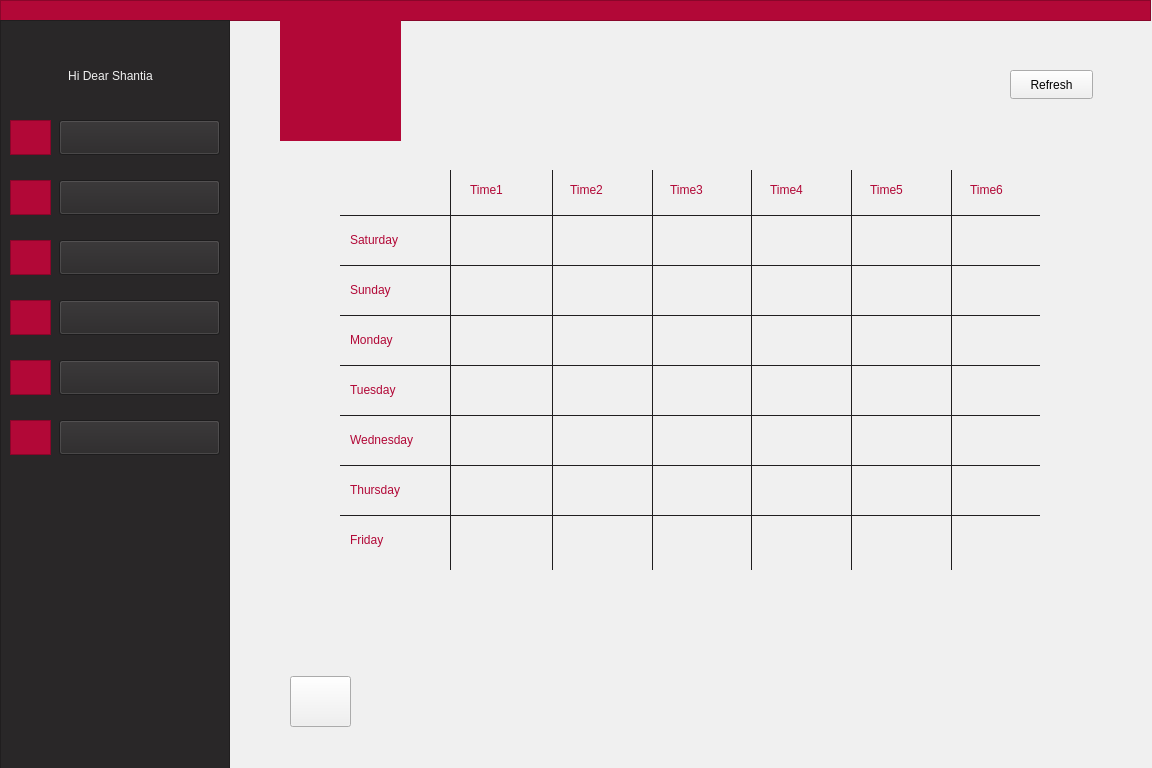
<?xml version="1.0" encoding="UTF-8"?>
<ui version="4.0">
 <class>teacherWeeklySchedule</class>
 <widget class="QWidget" name="teacherWeeklySchedule">
  <property name="geometry">
   <rect>
    <x>0</x>
    <y>0</y>
    <width>1152</width>
    <height>768</height>
   </rect>
  </property>
  <property name="minimumSize">
   <size>
    <width>1152</width>
    <height>768</height>
   </size>
  </property>
  <property name="windowTitle">
   <string>Form</string>
  </property>
  <property name="styleSheet">
   <string notr="true">background-color: rgb(240, 240, 240);</string>
  </property>
  <widget class="QLabel" name="r4c1">
   <property name="geometry">
    <rect>
     <x>570</x>
     <y>430</y>
     <width>63</width>
     <height>20</height>
    </rect>
   </property>
   <property name="styleSheet">
    <string notr="true">color: rgb(41, 39, 40);
font: 9pt &quot;Montserrat&quot;;</string>
   </property>
   <property name="text">
    <string/>
   </property>
  </widget>
  <widget class="QLabel" name="r2c1">
   <property name="geometry">
    <rect>
     <x>570</x>
     <y>330</y>
     <width>63</width>
     <height>20</height>
    </rect>
   </property>
   <property name="styleSheet">
    <string notr="true">color: rgb(41, 39, 40);
font: 9pt &quot;Montserrat&quot;;</string>
   </property>
   <property name="text">
    <string/>
   </property>
  </widget>
  <widget class="QLabel" name="r6c3">
   <property name="geometry">
    <rect>
     <x>770</x>
     <y>530</y>
     <width>63</width>
     <height>20</height>
    </rect>
   </property>
   <property name="styleSheet">
    <string notr="true">color: rgb(41, 39, 40);
font: 9pt &quot;Montserrat&quot;;</string>
   </property>
   <property name="text">
    <string/>
   </property>
  </widget>
  <widget class="QLabel" name="r2c5">
   <property name="geometry">
    <rect>
     <x>970</x>
     <y>330</y>
     <width>63</width>
     <height>20</height>
    </rect>
   </property>
   <property name="styleSheet">
    <string notr="true">color: rgb(41, 39, 40);
font: 9pt &quot;Montserrat&quot;;</string>
   </property>
   <property name="text">
    <string/>
   </property>
  </widget>
  <widget class="QLabel" name="r5c1">
   <property name="geometry">
    <rect>
     <x>570</x>
     <y>480</y>
     <width>63</width>
     <height>20</height>
    </rect>
   </property>
   <property name="styleSheet">
    <string notr="true">color: rgb(41, 39, 40);
font: 9pt &quot;Montserrat&quot;;</string>
   </property>
   <property name="text">
    <string/>
   </property>
  </widget>
  <widget class="QLabel" name="r1c3">
   <property name="geometry">
    <rect>
     <x>770</x>
     <y>280</y>
     <width>63</width>
     <height>20</height>
    </rect>
   </property>
   <property name="styleSheet">
    <string notr="true">color: rgb(41, 39, 40);
font: 9pt &quot;Montserrat&quot;;</string>
   </property>
   <property name="text">
    <string/>
   </property>
  </widget>
  <widget class="QLabel" name="r5c0">
   <property name="geometry">
    <rect>
     <x>470</x>
     <y>480</y>
     <width>63</width>
     <height>20</height>
    </rect>
   </property>
   <property name="styleSheet">
    <string notr="true">color: rgb(41, 39, 40);
font: 9pt &quot;Montserrat&quot;;</string>
   </property>
   <property name="text">
    <string/>
   </property>
  </widget>
  <widget class="QLabel" name="r0c0">
   <property name="geometry">
    <rect>
     <x>470</x>
     <y>230</y>
     <width>63</width>
     <height>20</height>
    </rect>
   </property>
   <property name="styleSheet">
    <string notr="true">color: rgb(41, 39, 40);
font: 9pt &quot;Montserrat&quot;;</string>
   </property>
   <property name="text">
    <string/>
   </property>
  </widget>
  <widget class="QPushButton" name="backToMenu">
   <property name="geometry">
    <rect>
     <x>290</x>
     <y>676</y>
     <width>61</width>
     <height>51</height>
    </rect>
   </property>
   <property name="text">
    <string/>
   </property>
  </widget>
  <widget class="QLabel" name="r2c3">
   <property name="geometry">
    <rect>
     <x>770</x>
     <y>330</y>
     <width>63</width>
     <height>20</height>
    </rect>
   </property>
   <property name="styleSheet">
    <string notr="true">color: rgb(41, 39, 40);
font: 9pt &quot;Montserrat&quot;;</string>
   </property>
   <property name="text">
    <string/>
   </property>
  </widget>
  <widget class="QLabel" name="r4c0">
   <property name="geometry">
    <rect>
     <x>470</x>
     <y>430</y>
     <width>63</width>
     <height>20</height>
    </rect>
   </property>
   <property name="styleSheet">
    <string notr="true">color: rgb(41, 39, 40);
font: 9pt &quot;Montserrat&quot;;</string>
   </property>
   <property name="text">
    <string/>
   </property>
  </widget>
  <widget class="QLabel" name="r0c4">
   <property name="geometry">
    <rect>
     <x>870</x>
     <y>230</y>
     <width>63</width>
     <height>20</height>
    </rect>
   </property>
   <property name="styleSheet">
    <string notr="true">color: rgb(41, 39, 40);
font: 9pt &quot;Montserrat&quot;;</string>
   </property>
   <property name="text">
    <string/>
   </property>
  </widget>
  <widget class="QLabel" name="r6c0">
   <property name="geometry">
    <rect>
     <x>470</x>
     <y>530</y>
     <width>63</width>
     <height>20</height>
    </rect>
   </property>
   <property name="styleSheet">
    <string notr="true">color: rgb(41, 39, 40);
font: 9pt &quot;Montserrat&quot;;</string>
   </property>
   <property name="text">
    <string/>
   </property>
  </widget>
  <widget class="QFrame" name="frame_15">
   <property name="geometry">
    <rect>
     <x>340</x>
     <y>415</y>
     <width>700</width>
     <height>1</height>
    </rect>
   </property>
   <property name="styleSheet">
    <string notr="true">background-color: rgb(41, 39, 40);
border-color: rgb(41, 39, 40);</string>
   </property>
   <property name="frameShape">
    <enum>QFrame::StyledPanel</enum>
   </property>
   <property name="frameShadow">
    <enum>QFrame::Raised</enum>
   </property>
  </widget>
  <widget class="QLabel" name="Monday">
   <property name="geometry">
    <rect>
     <x>350</x>
     <y>330</y>
     <width>80</width>
     <height>20</height>
    </rect>
   </property>
   <property name="styleSheet">
    <string notr="true">font: 9pt &quot;Montserrat&quot;;
color: rgb(178, 8, 55);</string>
   </property>
   <property name="text">
    <string>Monday</string>
   </property>
  </widget>
  <widget class="QLabel" name="r3c0">
   <property name="geometry">
    <rect>
     <x>470</x>
     <y>380</y>
     <width>63</width>
     <height>20</height>
    </rect>
   </property>
   <property name="styleSheet">
    <string notr="true">color: rgb(41, 39, 40);
font: 9pt &quot;Montserrat&quot;;</string>
   </property>
   <property name="text">
    <string/>
   </property>
  </widget>
  <widget class="QFrame" name="frame_16">
   <property name="geometry">
    <rect>
     <x>340</x>
     <y>465</y>
     <width>700</width>
     <height>1</height>
    </rect>
   </property>
   <property name="styleSheet">
    <string notr="true">background-color: rgb(41, 39, 40);
border-color: rgb(41, 39, 40);</string>
   </property>
   <property name="frameShape">
    <enum>QFrame::StyledPanel</enum>
   </property>
   <property name="frameShadow">
    <enum>QFrame::Raised</enum>
   </property>
  </widget>
  <widget class="QLabel" name="r5c3">
   <property name="geometry">
    <rect>
     <x>770</x>
     <y>480</y>
     <width>63</width>
     <height>20</height>
    </rect>
   </property>
   <property name="styleSheet">
    <string notr="true">color: rgb(41, 39, 40);
font: 9pt &quot;Montserrat&quot;;</string>
   </property>
   <property name="text">
    <string/>
   </property>
  </widget>
  <widget class="QLabel" name="r4c4">
   <property name="geometry">
    <rect>
     <x>870</x>
     <y>430</y>
     <width>63</width>
     <height>20</height>
    </rect>
   </property>
   <property name="styleSheet">
    <string notr="true">color: rgb(41, 39, 40);
font: 9pt &quot;Montserrat&quot;;</string>
   </property>
   <property name="text">
    <string/>
   </property>
  </widget>
  <widget class="QLabel" name="r1c4">
   <property name="geometry">
    <rect>
     <x>870</x>
     <y>280</y>
     <width>63</width>
     <height>20</height>
    </rect>
   </property>
   <property name="styleSheet">
    <string notr="true">color: rgb(41, 39, 40);
font: 9pt &quot;Montserrat&quot;;</string>
   </property>
   <property name="text">
    <string/>
   </property>
  </widget>
  <widget class="QLabel" name="r6c4">
   <property name="geometry">
    <rect>
     <x>870</x>
     <y>530</y>
     <width>63</width>
     <height>20</height>
    </rect>
   </property>
   <property name="styleSheet">
    <string notr="true">color: rgb(41, 39, 40);
font: 9pt &quot;Montserrat&quot;;</string>
   </property>
   <property name="text">
    <string/>
   </property>
  </widget>
  <widget class="QLabel" name="Sunday">
   <property name="geometry">
    <rect>
     <x>350</x>
     <y>280</y>
     <width>80</width>
     <height>20</height>
    </rect>
   </property>
   <property name="styleSheet">
    <string notr="true">font: 9pt &quot;Montserrat&quot;;
color: rgb(178, 8, 55);</string>
   </property>
   <property name="text">
    <string>Sunday</string>
   </property>
  </widget>
  <widget class="QLabel" name="r3c4">
   <property name="geometry">
    <rect>
     <x>870</x>
     <y>380</y>
     <width>63</width>
     <height>20</height>
    </rect>
   </property>
   <property name="styleSheet">
    <string notr="true">color: rgb(41, 39, 40);
font: 9pt &quot;Montserrat&quot;;</string>
   </property>
   <property name="text">
    <string/>
   </property>
  </widget>
  <widget class="QLabel" name="Time4">
   <property name="geometry">
    <rect>
     <x>770</x>
     <y>180</y>
     <width>63</width>
     <height>20</height>
    </rect>
   </property>
   <property name="styleSheet">
    <string notr="true">font: 9pt &quot;Montserrat&quot;;
color: rgb(178, 8, 55);</string>
   </property>
   <property name="text">
    <string>Time4</string>
   </property>
  </widget>
  <widget class="QLabel" name="label_9">
   <property name="geometry">
    <rect>
     <x>285</x>
     <y>20</y>
     <width>111</width>
     <height>111</height>
    </rect>
   </property>
   <property name="styleSheet">
    <string notr="true">background-color: rgb(178, 8, 55);</string>
   </property>
   <property name="text">
    <string/>
   </property>
   <property name="pixmap">
    <pixmap resource="pictures.qrc">:/logo/filename.jpg</pixmap>
   </property>
   <property name="scaledContents">
    <bool>true</bool>
   </property>
  </widget>
  <widget class="QFrame" name="frame_11">
   <property name="geometry">
    <rect>
     <x>951</x>
     <y>170</y>
     <width>1</width>
     <height>400</height>
    </rect>
   </property>
   <property name="styleSheet">
    <string notr="true">background-color: rgb(41, 39, 40);
border-color: rgb(41, 39, 40);</string>
   </property>
   <property name="frameShape">
    <enum>QFrame::StyledPanel</enum>
   </property>
   <property name="frameShadow">
    <enum>QFrame::Raised</enum>
   </property>
  </widget>
  <widget class="QLabel" name="r1c1">
   <property name="geometry">
    <rect>
     <x>570</x>
     <y>280</y>
     <width>63</width>
     <height>20</height>
    </rect>
   </property>
   <property name="styleSheet">
    <string notr="true">color: rgb(41, 39, 40);
font: 9pt &quot;Montserrat&quot;;</string>
   </property>
   <property name="text">
    <string/>
   </property>
  </widget>
  <widget class="QLabel" name="Time1">
   <property name="geometry">
    <rect>
     <x>470</x>
     <y>180</y>
     <width>63</width>
     <height>20</height>
    </rect>
   </property>
   <property name="styleSheet">
    <string notr="true">font: 9pt &quot;Montserrat&quot;;
color: rgb(178, 8, 55);</string>
   </property>
   <property name="text">
    <string>Time1</string>
   </property>
  </widget>
  <widget class="QLabel" name="r4c2">
   <property name="geometry">
    <rect>
     <x>670</x>
     <y>430</y>
     <width>63</width>
     <height>20</height>
    </rect>
   </property>
   <property name="styleSheet">
    <string notr="true">color: rgb(41, 39, 40);
font: 9pt &quot;Montserrat&quot;;</string>
   </property>
   <property name="text">
    <string/>
   </property>
  </widget>
  <widget class="QFrame" name="frame">
   <property name="geometry">
    <rect>
     <x>0</x>
     <y>0</y>
     <width>1151</width>
     <height>21</height>
    </rect>
   </property>
   <property name="styleSheet">
    <string notr="true">background-color: rgb(178, 8, 55);
border-color: rgb(178, 8, 55);</string>
   </property>
   <property name="frameShape">
    <enum>QFrame::StyledPanel</enum>
   </property>
   <property name="frameShadow">
    <enum>QFrame::Raised</enum>
   </property>
  </widget>
  <widget class="QFrame" name="frame_17">
   <property name="geometry">
    <rect>
     <x>340</x>
     <y>515</y>
     <width>700</width>
     <height>1</height>
    </rect>
   </property>
   <property name="styleSheet">
    <string notr="true">background-color: rgb(41, 39, 40);
border-color: rgb(41, 39, 40);</string>
   </property>
   <property name="frameShape">
    <enum>QFrame::StyledPanel</enum>
   </property>
   <property name="frameShadow">
    <enum>QFrame::Raised</enum>
   </property>
  </widget>
  <widget class="QLabel" name="r1c2">
   <property name="geometry">
    <rect>
     <x>670</x>
     <y>280</y>
     <width>63</width>
     <height>20</height>
    </rect>
   </property>
   <property name="styleSheet">
    <string notr="true">color: rgb(41, 39, 40);
font: 9pt &quot;Montserrat&quot;;</string>
   </property>
   <property name="text">
    <string/>
   </property>
  </widget>
  <widget class="QLabel" name="r3c1">
   <property name="geometry">
    <rect>
     <x>570</x>
     <y>380</y>
     <width>63</width>
     <height>20</height>
    </rect>
   </property>
   <property name="styleSheet">
    <string notr="true">color: rgb(41, 39, 40);
font: 9pt &quot;Montserrat&quot;;</string>
   </property>
   <property name="text">
    <string/>
   </property>
  </widget>
  <widget class="QLabel" name="Time2">
   <property name="geometry">
    <rect>
     <x>570</x>
     <y>180</y>
     <width>63</width>
     <height>20</height>
    </rect>
   </property>
   <property name="styleSheet">
    <string notr="true">font: 9pt &quot;Montserrat&quot;;
color: rgb(178, 8, 55);</string>
   </property>
   <property name="text">
    <string>Time2</string>
   </property>
  </widget>
  <widget class="QLabel" name="Tuesday">
   <property name="geometry">
    <rect>
     <x>350</x>
     <y>380</y>
     <width>80</width>
     <height>20</height>
    </rect>
   </property>
   <property name="styleSheet">
    <string notr="true">font: 9pt &quot;Montserrat&quot;;
color: rgb(178, 8, 55);</string>
   </property>
   <property name="text">
    <string>Tuesday</string>
   </property>
  </widget>
  <widget class="QLabel" name="r2c2">
   <property name="geometry">
    <rect>
     <x>670</x>
     <y>330</y>
     <width>63</width>
     <height>20</height>
    </rect>
   </property>
   <property name="styleSheet">
    <string notr="true">color: rgb(41, 39, 40);
font: 9pt &quot;Montserrat&quot;;</string>
   </property>
   <property name="text">
    <string/>
   </property>
  </widget>
  <widget class="QFrame" name="frame_8">
   <property name="geometry">
    <rect>
     <x>652</x>
     <y>170</y>
     <width>1</width>
     <height>400</height>
    </rect>
   </property>
   <property name="styleSheet">
    <string notr="true">background-color: rgb(41, 39, 40);
border-color: rgb(41, 39, 40);</string>
   </property>
   <property name="frameShape">
    <enum>QFrame::StyledPanel</enum>
   </property>
   <property name="frameShadow">
    <enum>QFrame::Raised</enum>
   </property>
  </widget>
  <widget class="QLabel" name="r5c5">
   <property name="geometry">
    <rect>
     <x>970</x>
     <y>480</y>
     <width>63</width>
     <height>20</height>
    </rect>
   </property>
   <property name="styleSheet">
    <string notr="true">color: rgb(41, 39, 40);
font: 9pt &quot;Montserrat&quot;;</string>
   </property>
   <property name="text">
    <string/>
   </property>
  </widget>
  <widget class="QLabel" name="Friday">
   <property name="geometry">
    <rect>
     <x>350</x>
     <y>530</y>
     <width>80</width>
     <height>20</height>
    </rect>
   </property>
   <property name="styleSheet">
    <string notr="true">font: 9pt &quot;Montserrat&quot;;
color: rgb(178, 8, 55);</string>
   </property>
   <property name="text">
    <string>Friday</string>
   </property>
  </widget>
  <widget class="QLabel" name="r2c4">
   <property name="geometry">
    <rect>
     <x>870</x>
     <y>330</y>
     <width>63</width>
     <height>20</height>
    </rect>
   </property>
   <property name="styleSheet">
    <string notr="true">color: rgb(41, 39, 40);
font: 9pt &quot;Montserrat&quot;;</string>
   </property>
   <property name="text">
    <string/>
   </property>
  </widget>
  <widget class="QLabel" name="Time5">
   <property name="geometry">
    <rect>
     <x>870</x>
     <y>180</y>
     <width>63</width>
     <height>20</height>
    </rect>
   </property>
   <property name="styleSheet">
    <string notr="true">font: 9pt &quot;Montserrat&quot;;
color: rgb(178, 8, 55);</string>
   </property>
   <property name="text">
    <string>Time5</string>
   </property>
  </widget>
  <widget class="QLabel" name="r3c2">
   <property name="geometry">
    <rect>
     <x>670</x>
     <y>380</y>
     <width>63</width>
     <height>20</height>
    </rect>
   </property>
   <property name="styleSheet">
    <string notr="true">color: rgb(41, 39, 40);
font: 9pt &quot;Montserrat&quot;;</string>
   </property>
   <property name="text">
    <string/>
   </property>
  </widget>
  <widget class="QLabel" name="r5c4">
   <property name="geometry">
    <rect>
     <x>870</x>
     <y>480</y>
     <width>63</width>
     <height>20</height>
    </rect>
   </property>
   <property name="styleSheet">
    <string notr="true">color: rgb(41, 39, 40);
font: 9pt &quot;Montserrat&quot;;</string>
   </property>
   <property name="text">
    <string/>
   </property>
  </widget>
  <widget class="QFrame" name="frame_12">
   <property name="geometry">
    <rect>
     <x>340</x>
     <y>265</y>
     <width>700</width>
     <height>1</height>
    </rect>
   </property>
   <property name="styleSheet">
    <string notr="true">background-color: rgb(41, 39, 40);
border-color: rgb(41, 39, 40);</string>
   </property>
   <property name="frameShape">
    <enum>QFrame::StyledPanel</enum>
   </property>
   <property name="frameShadow">
    <enum>QFrame::Raised</enum>
   </property>
  </widget>
  <widget class="QFrame" name="frame_13">
   <property name="geometry">
    <rect>
     <x>340</x>
     <y>315</y>
     <width>700</width>
     <height>1</height>
    </rect>
   </property>
   <property name="styleSheet">
    <string notr="true">background-color: rgb(41, 39, 40);
border-color: rgb(41, 39, 40);</string>
   </property>
   <property name="frameShape">
    <enum>QFrame::StyledPanel</enum>
   </property>
   <property name="frameShadow">
    <enum>QFrame::Raised</enum>
   </property>
  </widget>
  <widget class="QLabel" name="Wednesday">
   <property name="geometry">
    <rect>
     <x>350</x>
     <y>430</y>
     <width>91</width>
     <height>20</height>
    </rect>
   </property>
   <property name="styleSheet">
    <string notr="true">font: 9pt &quot;Montserrat&quot;;
color: rgb(178, 8, 55);</string>
   </property>
   <property name="text">
    <string>Wednesday</string>
   </property>
  </widget>
  <widget class="QLabel" name="r0c1">
   <property name="geometry">
    <rect>
     <x>570</x>
     <y>230</y>
     <width>63</width>
     <height>20</height>
    </rect>
   </property>
   <property name="styleSheet">
    <string notr="true">color: rgb(41, 39, 40);
font: 9pt &quot;Montserrat&quot;;</string>
   </property>
   <property name="text">
    <string/>
   </property>
  </widget>
  <widget class="QLabel" name="r1c5">
   <property name="geometry">
    <rect>
     <x>970</x>
     <y>280</y>
     <width>63</width>
     <height>20</height>
    </rect>
   </property>
   <property name="styleSheet">
    <string notr="true">color: rgb(41, 39, 40);
font: 9pt &quot;Montserrat&quot;;</string>
   </property>
   <property name="text">
    <string/>
   </property>
  </widget>
  <widget class="QFrame" name="frame_9">
   <property name="geometry">
    <rect>
     <x>751</x>
     <y>170</y>
     <width>1</width>
     <height>400</height>
    </rect>
   </property>
   <property name="styleSheet">
    <string notr="true">background-color: rgb(41, 39, 40);
border-color: rgb(41, 39, 40);</string>
   </property>
   <property name="frameShape">
    <enum>QFrame::StyledPanel</enum>
   </property>
   <property name="frameShadow">
    <enum>QFrame::Raised</enum>
   </property>
  </widget>
  <widget class="QLabel" name="Saturday">
   <property name="geometry">
    <rect>
     <x>350</x>
     <y>230</y>
     <width>80</width>
     <height>20</height>
    </rect>
   </property>
   <property name="styleSheet">
    <string notr="true">font: 9pt &quot;Montserrat&quot;;
color: rgb(178, 8, 55);</string>
   </property>
   <property name="text">
    <string>Saturday</string>
   </property>
  </widget>
  <widget class="QLabel" name="r6c2">
   <property name="geometry">
    <rect>
     <x>670</x>
     <y>530</y>
     <width>63</width>
     <height>20</height>
    </rect>
   </property>
   <property name="styleSheet">
    <string notr="true">color: rgb(41, 39, 40);
font: 9pt &quot;Montserrat&quot;;</string>
   </property>
   <property name="text">
    <string/>
   </property>
  </widget>
  <widget class="QLabel" name="r0c2">
   <property name="geometry">
    <rect>
     <x>670</x>
     <y>230</y>
     <width>63</width>
     <height>20</height>
    </rect>
   </property>
   <property name="styleSheet">
    <string notr="true">color: rgb(41, 39, 40);
font: 9pt &quot;Montserrat&quot;;</string>
   </property>
   <property name="text">
    <string/>
   </property>
  </widget>
  <widget class="QLabel" name="r4c5">
   <property name="geometry">
    <rect>
     <x>970</x>
     <y>430</y>
     <width>63</width>
     <height>20</height>
    </rect>
   </property>
   <property name="styleSheet">
    <string notr="true">color: rgb(41, 39, 40);
font: 9pt &quot;Montserrat&quot;;</string>
   </property>
   <property name="text">
    <string/>
   </property>
  </widget>
  <widget class="QLabel" name="r0c3">
   <property name="geometry">
    <rect>
     <x>770</x>
     <y>230</y>
     <width>63</width>
     <height>20</height>
    </rect>
   </property>
   <property name="styleSheet">
    <string notr="true">color: rgb(41, 39, 40);
font: 9pt &quot;Montserrat&quot;;</string>
   </property>
   <property name="text">
    <string/>
   </property>
  </widget>
  <widget class="QLabel" name="Thursday">
   <property name="geometry">
    <rect>
     <x>350</x>
     <y>480</y>
     <width>80</width>
     <height>20</height>
    </rect>
   </property>
   <property name="styleSheet">
    <string notr="true">font: 9pt &quot;Montserrat&quot;;
color: rgb(178, 8, 55);</string>
   </property>
   <property name="text">
    <string>Thursday</string>
   </property>
  </widget>
  <widget class="QFrame" name="frame_18">
   <property name="geometry">
    <rect>
     <x>340</x>
     <y>215</y>
     <width>700</width>
     <height>1</height>
    </rect>
   </property>
   <property name="styleSheet">
    <string notr="true">background-color: rgb(41, 39, 40);
border-color: rgb(41, 39, 40);</string>
   </property>
   <property name="frameShape">
    <enum>QFrame::StyledPanel</enum>
   </property>
   <property name="frameShadow">
    <enum>QFrame::Raised</enum>
   </property>
  </widget>
  <widget class="QFrame" name="frame_19">
   <property name="geometry">
    <rect>
     <x>450</x>
     <y>170</y>
     <width>1</width>
     <height>400</height>
    </rect>
   </property>
   <property name="styleSheet">
    <string notr="true">background-color: rgb(41, 39, 40);
border-color: rgb(41, 39, 40);</string>
   </property>
   <property name="frameShape">
    <enum>QFrame::StyledPanel</enum>
   </property>
   <property name="frameShadow">
    <enum>QFrame::Raised</enum>
   </property>
  </widget>
  <widget class="QLabel" name="label">
   <property name="geometry">
    <rect>
     <x>280</x>
     <y>20</y>
     <width>121</width>
     <height>121</height>
    </rect>
   </property>
   <property name="styleSheet">
    <string notr="true">background-color: rgb(178, 8, 55);
border-color: rgb(178, 8, 55);
</string>
   </property>
   <property name="text">
    <string/>
   </property>
   <property name="pixmap">
    <pixmap>:/AjaxLogo/filename.jpg</pixmap>
   </property>
   <property name="scaledContents">
    <bool>true</bool>
   </property>
   <property name="alignment">
    <set>Qt::AlignCenter</set>
   </property>
  </widget>
  <widget class="QLabel" name="Time3">
   <property name="geometry">
    <rect>
     <x>670</x>
     <y>180</y>
     <width>63</width>
     <height>20</height>
    </rect>
   </property>
   <property name="styleSheet">
    <string notr="true">font: 9pt &quot;Montserrat&quot;;
color: rgb(178, 8, 55);</string>
   </property>
   <property name="text">
    <string>Time3</string>
   </property>
  </widget>
  <widget class="QFrame" name="frame_14">
   <property name="geometry">
    <rect>
     <x>340</x>
     <y>365</y>
     <width>700</width>
     <height>1</height>
    </rect>
   </property>
   <property name="styleSheet">
    <string notr="true">background-color: rgb(41, 39, 40);
border-color: rgb(41, 39, 40);</string>
   </property>
   <property name="frameShape">
    <enum>QFrame::StyledPanel</enum>
   </property>
   <property name="frameShadow">
    <enum>QFrame::Raised</enum>
   </property>
  </widget>
  <widget class="QLabel" name="Time6">
   <property name="geometry">
    <rect>
     <x>970</x>
     <y>180</y>
     <width>63</width>
     <height>20</height>
    </rect>
   </property>
   <property name="styleSheet">
    <string notr="true">font: 9pt &quot;Montserrat&quot;;
color: rgb(178, 8, 55);</string>
   </property>
   <property name="text">
    <string>Time6</string>
   </property>
  </widget>
  <widget class="QLabel" name="r3c3">
   <property name="geometry">
    <rect>
     <x>770</x>
     <y>380</y>
     <width>63</width>
     <height>20</height>
    </rect>
   </property>
   <property name="styleSheet">
    <string notr="true">color: rgb(41, 39, 40);
font: 9pt &quot;Montserrat&quot;;</string>
   </property>
   <property name="text">
    <string/>
   </property>
  </widget>
  <widget class="QLabel" name="r0c5">
   <property name="geometry">
    <rect>
     <x>970</x>
     <y>230</y>
     <width>63</width>
     <height>20</height>
    </rect>
   </property>
   <property name="styleSheet">
    <string notr="true">color: rgb(41, 39, 40);
font: 9pt &quot;Montserrat&quot;;</string>
   </property>
   <property name="text">
    <string/>
   </property>
  </widget>
  <widget class="QLabel" name="r6c5">
   <property name="geometry">
    <rect>
     <x>970</x>
     <y>530</y>
     <width>63</width>
     <height>20</height>
    </rect>
   </property>
   <property name="styleSheet">
    <string notr="true">color: rgb(41, 39, 40);
font: 9pt &quot;Montserrat&quot;;</string>
   </property>
   <property name="text">
    <string/>
   </property>
  </widget>
  <widget class="QLabel" name="r5c2">
   <property name="geometry">
    <rect>
     <x>670</x>
     <y>480</y>
     <width>63</width>
     <height>20</height>
    </rect>
   </property>
   <property name="styleSheet">
    <string notr="true">color: rgb(41, 39, 40);
font: 9pt &quot;Montserrat&quot;;</string>
   </property>
   <property name="text">
    <string/>
   </property>
  </widget>
  <widget class="QLabel" name="r3c5">
   <property name="geometry">
    <rect>
     <x>970</x>
     <y>380</y>
     <width>63</width>
     <height>20</height>
    </rect>
   </property>
   <property name="styleSheet">
    <string notr="true">color: rgb(41, 39, 40);
font: 9pt &quot;Montserrat&quot;;</string>
   </property>
   <property name="text">
    <string/>
   </property>
  </widget>
  <widget class="QFrame" name="frame_4">
   <property name="geometry">
    <rect>
     <x>552</x>
     <y>170</y>
     <width>1</width>
     <height>400</height>
    </rect>
   </property>
   <property name="styleSheet">
    <string notr="true">background-color: rgb(41, 39, 40);
border-color: rgb(41, 39, 40);</string>
   </property>
   <property name="frameShape">
    <enum>QFrame::StyledPanel</enum>
   </property>
   <property name="frameShadow">
    <enum>QFrame::Raised</enum>
   </property>
  </widget>
  <widget class="QLabel" name="label_16">
   <property name="geometry">
    <rect>
     <x>290</x>
     <y>676</y>
     <width>41</width>
     <height>46</height>
    </rect>
   </property>
   <property name="text">
    <string/>
   </property>
   <property name="pixmap">
    <pixmap resource="arrowIcon.qrc">:/new/prefix1/icons8-left-arrow-50.png</pixmap>
   </property>
   <property name="scaledContents">
    <bool>true</bool>
   </property>
  </widget>
  <widget class="QLabel" name="r2c0">
   <property name="geometry">
    <rect>
     <x>470</x>
     <y>330</y>
     <width>63</width>
     <height>20</height>
    </rect>
   </property>
   <property name="styleSheet">
    <string notr="true">color: rgb(41, 39, 40);
font: 9pt &quot;Montserrat&quot;;</string>
   </property>
   <property name="text">
    <string/>
   </property>
  </widget>
  <widget class="QFrame" name="frame_10">
   <property name="geometry">
    <rect>
     <x>851</x>
     <y>170</y>
     <width>1</width>
     <height>400</height>
    </rect>
   </property>
   <property name="styleSheet">
    <string notr="true">background-color: rgb(41, 39, 40);
border-color: rgb(41, 39, 40);</string>
   </property>
   <property name="frameShape">
    <enum>QFrame::StyledPanel</enum>
   </property>
   <property name="frameShadow">
    <enum>QFrame::Raised</enum>
   </property>
  </widget>
  <widget class="QLabel" name="r6c1">
   <property name="geometry">
    <rect>
     <x>570</x>
     <y>530</y>
     <width>63</width>
     <height>20</height>
    </rect>
   </property>
   <property name="styleSheet">
    <string notr="true">color: rgb(41, 39, 40);
font: 9pt &quot;Montserrat&quot;;</string>
   </property>
   <property name="text">
    <string/>
   </property>
  </widget>
  <widget class="QLabel" name="r1c0">
   <property name="geometry">
    <rect>
     <x>470</x>
     <y>280</y>
     <width>63</width>
     <height>20</height>
    </rect>
   </property>
   <property name="styleSheet">
    <string notr="true">color: rgb(41, 39, 40);
font: 9pt &quot;Montserrat&quot;;</string>
   </property>
   <property name="text">
    <string/>
   </property>
  </widget>
  <widget class="QLabel" name="r4c3">
   <property name="geometry">
    <rect>
     <x>770</x>
     <y>430</y>
     <width>63</width>
     <height>20</height>
    </rect>
   </property>
   <property name="styleSheet">
    <string notr="true">color: rgb(41, 39, 40);
font: 9pt &quot;Montserrat&quot;;</string>
   </property>
   <property name="text">
    <string/>
   </property>
  </widget>
  <widget class="QFrame" name="frame_2">
   <property name="geometry">
    <rect>
     <x>0</x>
     <y>20</y>
     <width>230</width>
     <height>768</height>
    </rect>
   </property>
   <property name="styleSheet">
    <string notr="true">background-color: rgb(41, 39, 40);
border-color: rgb(41, 39, 40);</string>
   </property>
   <property name="frameShape">
    <enum>QFrame::StyledPanel</enum>
   </property>
   <property name="frameShadow">
    <enum>QFrame::Raised</enum>
   </property>
   <widget class="QPushButton" name="pushButton_7">
    <property name="geometry">
     <rect>
      <x>59</x>
      <y>100</y>
      <width>161</width>
      <height>35</height>
     </rect>
    </property>
    <property name="styleSheet">
     <string notr="true">font: 11pt &quot;Montserrat&quot;;
</string>
    </property>
    <property name="text">
     <string/>
    </property>
   </widget>
   <widget class="QPushButton" name="pushButton_8">
    <property name="geometry">
     <rect>
      <x>59</x>
      <y>160</y>
      <width>161</width>
      <height>35</height>
     </rect>
    </property>
    <property name="styleSheet">
     <string notr="true">font: 11pt &quot;Montserrat&quot;;
</string>
    </property>
    <property name="text">
     <string/>
    </property>
   </widget>
   <widget class="QPushButton" name="pushButton_9">
    <property name="geometry">
     <rect>
      <x>59</x>
      <y>220</y>
      <width>161</width>
      <height>35</height>
     </rect>
    </property>
    <property name="styleSheet">
     <string notr="true">font: 11pt &quot;Montserrat&quot;;
</string>
    </property>
    <property name="text">
     <string/>
    </property>
   </widget>
   <widget class="QPushButton" name="pushButton_10">
    <property name="geometry">
     <rect>
      <x>59</x>
      <y>280</y>
      <width>161</width>
      <height>35</height>
     </rect>
    </property>
    <property name="styleSheet">
     <string notr="true">font: 11pt &quot;Montserrat&quot;;
</string>
    </property>
    <property name="text">
     <string/>
    </property>
   </widget>
   <widget class="QPushButton" name="pushButton_11">
    <property name="geometry">
     <rect>
      <x>59</x>
      <y>340</y>
      <width>161</width>
      <height>35</height>
     </rect>
    </property>
    <property name="styleSheet">
     <string notr="true">font: 11pt &quot;Montserrat&quot;;
</string>
    </property>
    <property name="text">
     <string/>
    </property>
   </widget>
   <widget class="QPushButton" name="pushButton_12">
    <property name="geometry">
     <rect>
      <x>59</x>
      <y>400</y>
      <width>161</width>
      <height>35</height>
     </rect>
    </property>
    <property name="styleSheet">
     <string notr="true">font: 11pt &quot;Montserrat&quot;;
</string>
    </property>
    <property name="text">
     <string/>
    </property>
   </widget>
   <widget class="QFrame" name="frame_5">
    <property name="geometry">
     <rect>
      <x>10</x>
      <y>100</y>
      <width>41</width>
      <height>35</height>
     </rect>
    </property>
    <property name="styleSheet">
     <string notr="true">background-color: rgb(178, 8, 55);
border-color: rgb(178, 8, 55);</string>
    </property>
    <property name="frameShape">
     <enum>QFrame::StyledPanel</enum>
    </property>
    <property name="frameShadow">
     <enum>QFrame::Raised</enum>
    </property>
    <widget class="QLabel" name="label_25">
     <property name="geometry">
      <rect>
       <x>5</x>
       <y>2</y>
       <width>31</width>
       <height>31</height>
      </rect>
     </property>
     <property name="styleSheet">
      <string notr="true"/>
     </property>
     <property name="text">
      <string/>
     </property>
     <property name="pixmap">
      <pixmap resource="icon.qrc">:/icon/profile.png</pixmap>
     </property>
     <property name="scaledContents">
      <bool>true</bool>
     </property>
    </widget>
   </widget>
   <widget class="QFrame" name="frame_20">
    <property name="geometry">
     <rect>
      <x>10</x>
      <y>160</y>
      <width>41</width>
      <height>35</height>
     </rect>
    </property>
    <property name="cursor">
     <cursorShape>ArrowCursor</cursorShape>
    </property>
    <property name="styleSheet">
     <string notr="true">background-color: rgb(178, 8, 55);
border-color: rgb(178, 8, 55);</string>
    </property>
    <property name="frameShape">
     <enum>QFrame::StyledPanel</enum>
    </property>
    <property name="frameShadow">
     <enum>QFrame::Raised</enum>
    </property>
    <widget class="QLabel" name="label_26">
     <property name="geometry">
      <rect>
       <x>5</x>
       <y>2</y>
       <width>31</width>
       <height>31</height>
      </rect>
     </property>
     <property name="text">
      <string/>
     </property>
     <property name="pixmap">
      <pixmap resource="icon.qrc">:/icon/message.png</pixmap>
     </property>
     <property name="scaledContents">
      <bool>true</bool>
     </property>
    </widget>
   </widget>
   <widget class="QFrame" name="frame_21">
    <property name="geometry">
     <rect>
      <x>10</x>
      <y>220</y>
      <width>41</width>
      <height>35</height>
     </rect>
    </property>
    <property name="styleSheet">
     <string notr="true">background-color: rgb(178, 8, 55);
border-color: rgb(178, 8, 55);</string>
    </property>
    <property name="frameShape">
     <enum>QFrame::StyledPanel</enum>
    </property>
    <property name="frameShadow">
     <enum>QFrame::Raised</enum>
    </property>
    <widget class="QLabel" name="label_17">
     <property name="geometry">
      <rect>
       <x>5</x>
       <y>2</y>
       <width>31</width>
       <height>31</height>
      </rect>
     </property>
     <property name="text">
      <string/>
     </property>
     <property name="pixmap">
      <pixmap resource="icon.qrc">:/icon/information.png</pixmap>
     </property>
     <property name="scaledContents">
      <bool>true</bool>
     </property>
    </widget>
   </widget>
   <widget class="QFrame" name="frame_22">
    <property name="geometry">
     <rect>
      <x>10</x>
      <y>280</y>
      <width>41</width>
      <height>35</height>
     </rect>
    </property>
    <property name="styleSheet">
     <string notr="true">background-color: rgb(178, 8, 55);
border-color: rgb(178, 8, 55);</string>
    </property>
    <property name="frameShape">
     <enum>QFrame::StyledPanel</enum>
    </property>
    <property name="frameShadow">
     <enum>QFrame::Raised</enum>
    </property>
    <widget class="QLabel" name="label_27">
     <property name="geometry">
      <rect>
       <x>5</x>
       <y>2</y>
       <width>31</width>
       <height>31</height>
      </rect>
     </property>
     <property name="text">
      <string/>
     </property>
     <property name="pixmap">
      <pixmap resource="icon.qrc">:/icon/upload-mail.png</pixmap>
     </property>
     <property name="scaledContents">
      <bool>true</bool>
     </property>
    </widget>
   </widget>
   <widget class="QFrame" name="frame_23">
    <property name="geometry">
     <rect>
      <x>10</x>
      <y>340</y>
      <width>41</width>
      <height>35</height>
     </rect>
    </property>
    <property name="styleSheet">
     <string notr="true">background-color: rgb(178, 8, 55);
border-color: rgb(178, 8, 55);</string>
    </property>
    <property name="frameShape">
     <enum>QFrame::StyledPanel</enum>
    </property>
    <property name="frameShadow">
     <enum>QFrame::Raised</enum>
    </property>
    <widget class="QLabel" name="label_20">
     <property name="geometry">
      <rect>
       <x>5</x>
       <y>2</y>
       <width>31</width>
       <height>31</height>
      </rect>
     </property>
     <property name="text">
      <string/>
     </property>
     <property name="pixmap">
      <pixmap resource="icon.qrc">:/icon/schedule.png</pixmap>
     </property>
     <property name="scaledContents">
      <bool>true</bool>
     </property>
    </widget>
   </widget>
   <widget class="QFrame" name="frame_24">
    <property name="geometry">
     <rect>
      <x>10</x>
      <y>400</y>
      <width>41</width>
      <height>35</height>
     </rect>
    </property>
    <property name="styleSheet">
     <string notr="true">background-color: rgb(178, 8, 55);
border-color: rgb(178, 8, 55);</string>
    </property>
    <property name="frameShape">
     <enum>QFrame::StyledPanel</enum>
    </property>
    <property name="frameShadow">
     <enum>QFrame::Raised</enum>
    </property>
    <widget class="QLabel" name="label_28">
     <property name="geometry">
      <rect>
       <x>5</x>
       <y>2</y>
       <width>31</width>
       <height>31</height>
      </rect>
     </property>
     <property name="text">
      <string/>
     </property>
     <property name="pixmap">
      <pixmap resource="second-icon.qrc">:/secong gr/scorecard.png</pixmap>
     </property>
     <property name="scaledContents">
      <bool>true</bool>
     </property>
    </widget>
   </widget>
   <widget class="QLabel" name="label_10">
    <property name="geometry">
     <rect>
      <x>20</x>
      <y>40</y>
      <width>181</width>
      <height>31</height>
     </rect>
    </property>
    <property name="styleSheet">
     <string notr="true">font: 11pt &quot;Montserrat&quot;;
color: rgb(240, 240, 240);</string>
    </property>
    <property name="text">
     <string>Hi Dear Shantia</string>
    </property>
    <property name="alignment">
     <set>Qt::AlignCenter</set>
    </property>
   </widget>
   <widget class="QLabel" name="label_22">
    <property name="geometry">
     <rect>
      <x>110</x>
      <y>100</y>
      <width>61</width>
      <height>30</height>
     </rect>
    </property>
    <property name="autoFillBackground">
     <bool>false</bool>
    </property>
    <property name="styleSheet">
     <string notr="true">font: 11pt &quot;Montserrat&quot;;
color: rgb(240, 240, 240);</string>
    </property>
    <property name="lineWidth">
     <number>0</number>
    </property>
    <property name="text">
     <string>Profile</string>
    </property>
    <property name="alignment">
     <set>Qt::AlignCenter</set>
    </property>
   </widget>
   <widget class="QLabel" name="label_23">
    <property name="geometry">
     <rect>
      <x>90</x>
      <y>160</y>
      <width>101</width>
      <height>30</height>
     </rect>
    </property>
    <property name="styleSheet">
     <string notr="true">font: 11pt &quot;Montserrat&quot;;
color: rgb(240, 240, 240);</string>
    </property>
    <property name="text">
     <string>Messages</string>
    </property>
    <property name="alignment">
     <set>Qt::AlignCenter</set>
    </property>
   </widget>
   <widget class="QLabel" name="label_24">
    <property name="geometry">
     <rect>
      <x>60</x>
      <y>220</y>
      <width>161</width>
      <height>30</height>
     </rect>
    </property>
    <property name="styleSheet">
     <string notr="true">font: 11pt &quot;Montserrat&quot;;
color: rgb(240, 240, 240);</string>
    </property>
    <property name="text">
     <string>Class Information</string>
    </property>
    <property name="alignment">
     <set>Qt::AlignCenter</set>
    </property>
   </widget>
   <widget class="QLabel" name="label_29">
    <property name="geometry">
     <rect>
      <x>70</x>
      <y>280</y>
      <width>141</width>
      <height>30</height>
     </rect>
    </property>
    <property name="styleSheet">
     <string notr="true">font: 11pt &quot;Montserrat&quot;;
color: rgb(240, 240, 240);</string>
    </property>
    <property name="text">
     <string>Send Assertion</string>
    </property>
    <property name="alignment">
     <set>Qt::AlignCenter</set>
    </property>
   </widget>
   <widget class="QLabel" name="label_30">
    <property name="geometry">
     <rect>
      <x>60</x>
      <y>340</y>
      <width>161</width>
      <height>30</height>
     </rect>
    </property>
    <property name="styleSheet">
     <string notr="true">font: 11pt &quot;Montserrat&quot;;
color: rgb(240, 240, 240);</string>
    </property>
    <property name="text">
     <string>Weekly Schedule</string>
    </property>
    <property name="alignment">
     <set>Qt::AlignCenter</set>
    </property>
   </widget>
   <widget class="QLabel" name="label_31">
    <property name="geometry">
     <rect>
      <x>70</x>
      <y>400</y>
      <width>131</width>
      <height>30</height>
     </rect>
    </property>
    <property name="styleSheet">
     <string notr="true">font: 11pt &quot;Montserrat&quot;;
color: rgb(240, 240, 240);</string>
    </property>
    <property name="text">
     <string>Record Scores</string>
    </property>
    <property name="alignment">
     <set>Qt::AlignCenter</set>
    </property>
   </widget>
   <zorder>frame_5</zorder>
   <zorder>frame_20</zorder>
   <zorder>frame_21</zorder>
   <zorder>frame_22</zorder>
   <zorder>frame_23</zorder>
   <zorder>frame_24</zorder>
   <zorder>label_10</zorder>
   <zorder>label_22</zorder>
   <zorder>label_23</zorder>
   <zorder>label_24</zorder>
   <zorder>label_29</zorder>
   <zorder>label_30</zorder>
   <zorder>label_31</zorder>
   <zorder>pushButton_7</zorder>
   <zorder>pushButton_11</zorder>
   <zorder>pushButton_8</zorder>
   <zorder>pushButton_9</zorder>
   <zorder>pushButton_12</zorder>
   <zorder>pushButton_10</zorder>
  </widget>
  <widget class="QPushButton" name="refreshButton">
   <property name="geometry">
    <rect>
     <x>1010</x>
     <y>70</y>
     <width>83</width>
     <height>29</height>
    </rect>
   </property>
   <property name="text">
    <string>Refresh</string>
   </property>
  </widget>
  <zorder>r4c1</zorder>
  <zorder>r2c1</zorder>
  <zorder>r6c3</zorder>
  <zorder>r2c5</zorder>
  <zorder>r5c1</zorder>
  <zorder>r1c3</zorder>
  <zorder>r5c0</zorder>
  <zorder>r0c0</zorder>
  <zorder>r2c3</zorder>
  <zorder>r4c0</zorder>
  <zorder>r0c4</zorder>
  <zorder>r6c0</zorder>
  <zorder>frame_15</zorder>
  <zorder>Monday</zorder>
  <zorder>r3c0</zorder>
  <zorder>frame_16</zorder>
  <zorder>r5c3</zorder>
  <zorder>r4c4</zorder>
  <zorder>r1c4</zorder>
  <zorder>r6c4</zorder>
  <zorder>Sunday</zorder>
  <zorder>r3c4</zorder>
  <zorder>Time4</zorder>
  <zorder>frame_11</zorder>
  <zorder>r1c1</zorder>
  <zorder>Time1</zorder>
  <zorder>r4c2</zorder>
  <zorder>frame</zorder>
  <zorder>frame_17</zorder>
  <zorder>r1c2</zorder>
  <zorder>r3c1</zorder>
  <zorder>Time2</zorder>
  <zorder>Tuesday</zorder>
  <zorder>r2c2</zorder>
  <zorder>frame_8</zorder>
  <zorder>r5c5</zorder>
  <zorder>Friday</zorder>
  <zorder>r2c4</zorder>
  <zorder>Time5</zorder>
  <zorder>r3c2</zorder>
  <zorder>r5c4</zorder>
  <zorder>frame_12</zorder>
  <zorder>frame_13</zorder>
  <zorder>Wednesday</zorder>
  <zorder>r0c1</zorder>
  <zorder>r1c5</zorder>
  <zorder>frame_9</zorder>
  <zorder>Saturday</zorder>
  <zorder>r6c2</zorder>
  <zorder>r0c2</zorder>
  <zorder>r4c5</zorder>
  <zorder>r0c3</zorder>
  <zorder>Thursday</zorder>
  <zorder>frame_18</zorder>
  <zorder>frame_19</zorder>
  <zorder>label</zorder>
  <zorder>Time3</zorder>
  <zorder>frame_14</zorder>
  <zorder>Time6</zorder>
  <zorder>r3c3</zorder>
  <zorder>r0c5</zorder>
  <zorder>r6c5</zorder>
  <zorder>r5c2</zorder>
  <zorder>r3c5</zorder>
  <zorder>frame_4</zorder>
  <zorder>label_16</zorder>
  <zorder>r2c0</zorder>
  <zorder>frame_10</zorder>
  <zorder>r6c1</zorder>
  <zorder>r1c0</zorder>
  <zorder>r4c3</zorder>
  <zorder>label_9</zorder>
  <zorder>backToMenu</zorder>
  <zorder>frame_2</zorder>
  <zorder>refreshButton</zorder>
 </widget>
 <resources>
  <include location="pictures.qrc"/>
  <include location="icon.qrc"/>
  <include location="arrowIcon.qrc"/>
  <include location="second-icon.qrc"/>
 </resources>
 <connections/>
</ui>
